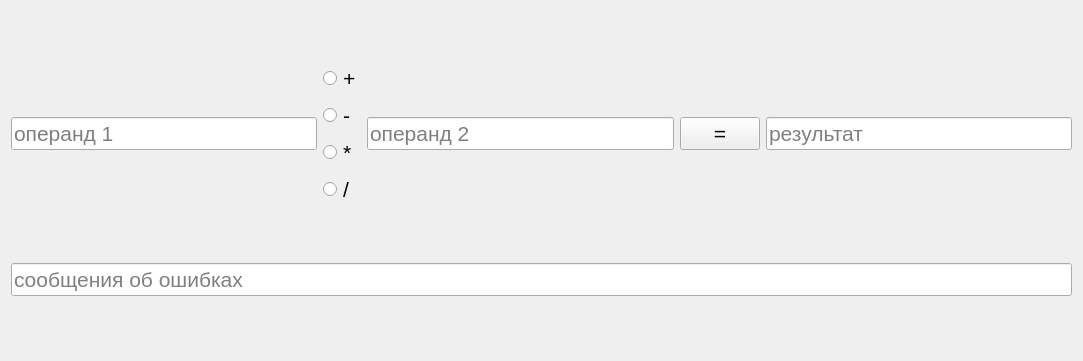
<?xml version="1.0" encoding="UTF-8"?>
<ui version="4.0">
 <class>Widget</class>
 <widget class="QWidget" name="Widget">
  <property name="geometry">
   <rect>
    <x>0</x>
    <y>0</y>
    <width>1083</width>
    <height>361</height>
   </rect>
  </property>
  <property name="font">
   <font>
    <pointsize>16</pointsize>
   </font>
  </property>
  <property name="windowTitle">
   <string>Widget</string>
  </property>
  <layout class="QGridLayout" name="gridLayout">
   <item row="1" column="0">
    <widget class="QLineEdit" name="errorMessage">
     <property name="readOnly">
      <bool>true</bool>
     </property>
     <property name="placeholderText">
      <string>сообщения об ошибках</string>
     </property>
    </widget>
   </item>
   <item row="0" column="0">
    <layout class="QHBoxLayout" name="horizontalLayout">
     <item>
      <widget class="QLineEdit" name="operand1">
       <property name="placeholderText">
        <string>операнд 1</string>
       </property>
      </widget>
     </item>
     <item>
      <layout class="QVBoxLayout" name="operations">
       <item>
        <widget class="QRadioButton" name="plus">
         <property name="text">
          <string>+</string>
         </property>
        </widget>
       </item>
       <item>
        <widget class="QRadioButton" name="minus">
         <property name="text">
          <string>-</string>
         </property>
        </widget>
       </item>
       <item>
        <widget class="QRadioButton" name="multiply">
         <property name="text">
          <string>*</string>
         </property>
        </widget>
       </item>
       <item>
        <widget class="QRadioButton" name="devide">
         <property name="text">
          <string>/</string>
         </property>
        </widget>
       </item>
      </layout>
     </item>
     <item>
      <widget class="QLineEdit" name="operand2">
       <property name="placeholderText">
        <string>операнд 2</string>
       </property>
      </widget>
     </item>
     <item>
      <widget class="QPushButton" name="showResult">
       <property name="text">
        <string>=</string>
       </property>
      </widget>
     </item>
     <item>
      <widget class="QLineEdit" name="result">
       <property name="readOnly">
        <bool>true</bool>
       </property>
       <property name="placeholderText">
        <string>результат</string>
       </property>
      </widget>
     </item>
    </layout>
   </item>
  </layout>
 </widget>
 <layoutdefault spacing="6" margin="11"/>
 <resources/>
 <connections/>
</ui>
